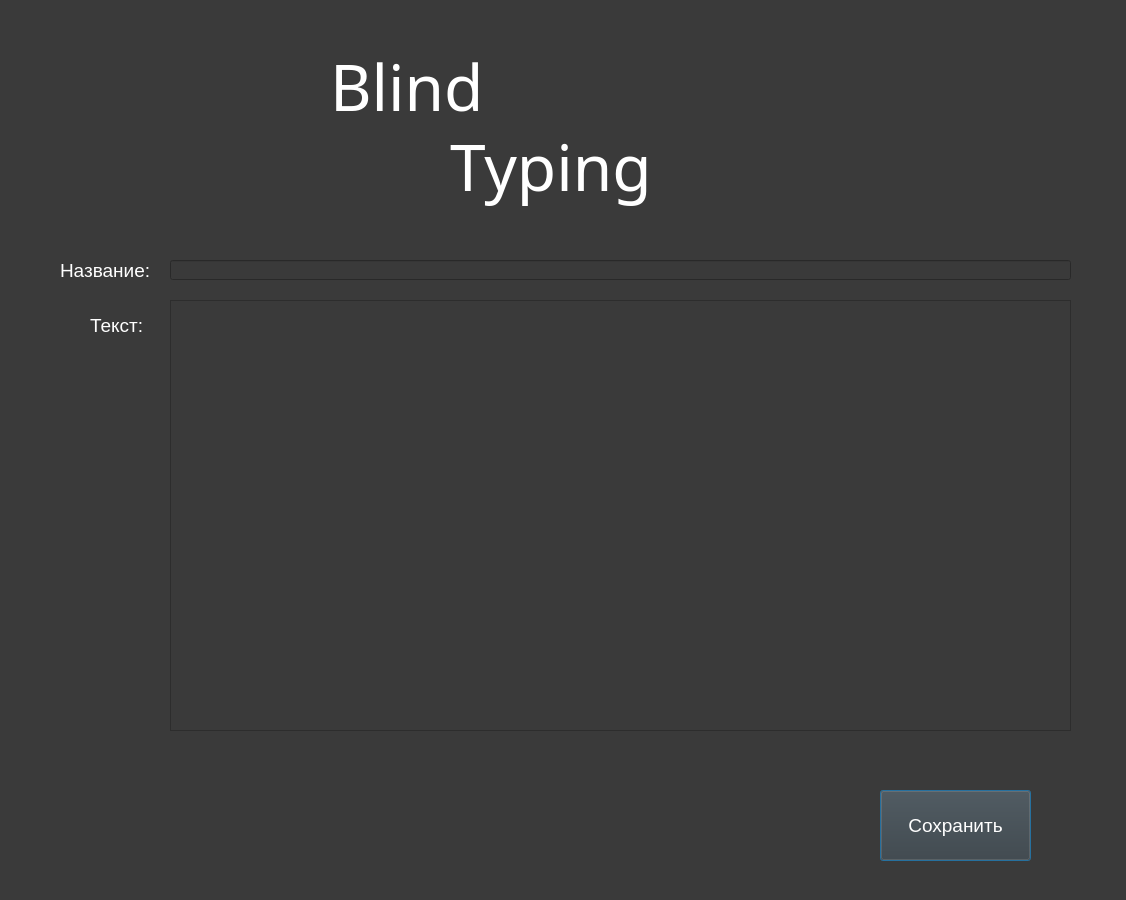
<?xml version="1.0" encoding="UTF-8"?>
<ui version="4.0">
 <class>Dialog</class>
 <widget class="QDialog" name="Dialog">
  <property name="geometry">
   <rect>
    <x>0</x>
    <y>0</y>
    <width>1126</width>
    <height>900</height>
   </rect>
  </property>
  <property name="windowTitle">
   <string>Dialog</string>
  </property>
  <property name="styleSheet">
   <string notr="true">color: rgb(255, 255, 255);
background-color: rgb(58, 58, 58);</string>
  </property>
  <widget class="QLabel" name="label">
   <property name="geometry">
    <rect>
     <x>330</x>
     <y>20</y>
     <width>311</width>
     <height>131</height>
    </rect>
   </property>
   <property name="font">
    <font>
     <family>Segoe Script</family>
     <pointsize>48</pointsize>
    </font>
   </property>
   <property name="styleSheet">
    <string notr="true"/>
   </property>
   <property name="text">
    <string>Blind </string>
   </property>
  </widget>
  <widget class="QLabel" name="label_2">
   <property name="geometry">
    <rect>
     <x>450</x>
     <y>120</y>
     <width>351</width>
     <height>91</height>
    </rect>
   </property>
   <property name="font">
    <font>
     <family>Segoe Script</family>
     <pointsize>48</pointsize>
    </font>
   </property>
   <property name="layoutDirection">
    <enum>Qt::LeftToRight</enum>
   </property>
   <property name="text">
    <string>Typing</string>
   </property>
  </widget>
  <widget class="QLabel" name="label_3">
   <property name="geometry">
    <rect>
     <x>60</x>
     <y>250</y>
     <width>91</width>
     <height>41</height>
    </rect>
   </property>
   <property name="font">
    <font>
     <pointsize>14</pointsize>
    </font>
   </property>
   <property name="text">
    <string>Название:</string>
   </property>
  </widget>
  <widget class="QLineEdit" name="new_level_name">
   <property name="geometry">
    <rect>
     <x>170</x>
     <y>260</y>
     <width>901</width>
     <height>20</height>
    </rect>
   </property>
  </widget>
  <widget class="QLabel" name="label_4">
   <property name="geometry">
    <rect>
     <x>90</x>
     <y>310</y>
     <width>61</width>
     <height>31</height>
    </rect>
   </property>
   <property name="font">
    <font>
     <pointsize>14</pointsize>
    </font>
   </property>
   <property name="text">
    <string>Текст:</string>
   </property>
  </widget>
  <widget class="QPlainTextEdit" name="new_level_text">
   <property name="geometry">
    <rect>
     <x>170</x>
     <y>300</y>
     <width>901</width>
     <height>431</height>
    </rect>
   </property>
   <property name="font">
    <font>
     <pointsize>10</pointsize>
    </font>
   </property>
  </widget>
  <widget class="QPushButton" name="save_new_level_butt">
   <property name="geometry">
    <rect>
     <x>880</x>
     <y>790</y>
     <width>151</width>
     <height>71</height>
    </rect>
   </property>
   <property name="font">
    <font>
     <pointsize>14</pointsize>
    </font>
   </property>
   <property name="text">
    <string>Сохранить</string>
   </property>
  </widget>
  <widget class="QPushButton" name="back_butt">
   <property name="geometry">
    <rect>
     <x>1000</x>
     <y>30</y>
     <width>101</width>
     <height>101</height>
    </rect>
   </property>
   <property name="text">
    <string/>
   </property>
   <property name="icon">
    <iconset>
     <normaloff>../Images/Back_butt.png</normaloff>../Images/Back_butt.png</iconset>
   </property>
   <property name="iconSize">
    <size>
     <width>100</width>
     <height>100</height>
    </size>
   </property>
   <property name="flat">
    <bool>true</bool>
   </property>
  </widget>
  <widget class="QLabel" name="log_lable">
   <property name="geometry">
    <rect>
     <x>170</x>
     <y>810</y>
     <width>651</width>
     <height>31</height>
    </rect>
   </property>
   <property name="font">
    <font>
     <pointsize>18</pointsize>
    </font>
   </property>
   <property name="text">
    <string/>
   </property>
  </widget>
 </widget>
 <resources/>
 <connections/>
</ui>
